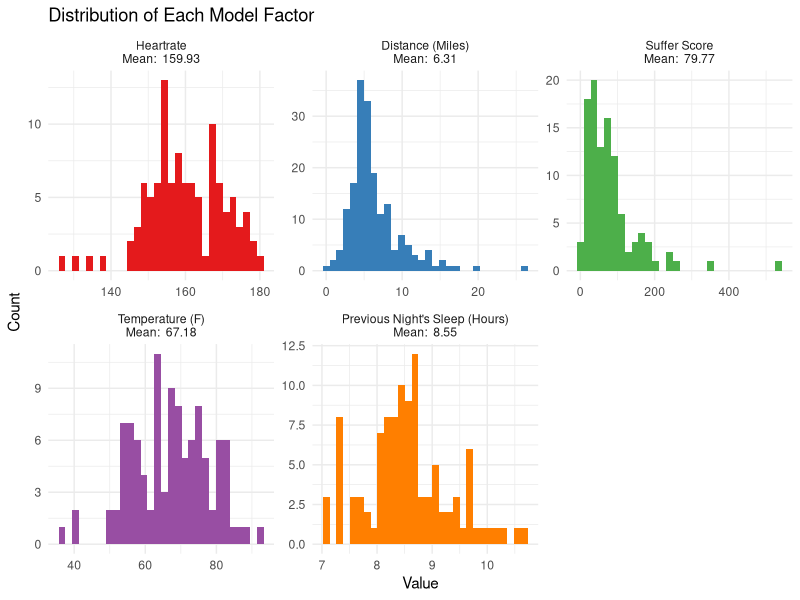
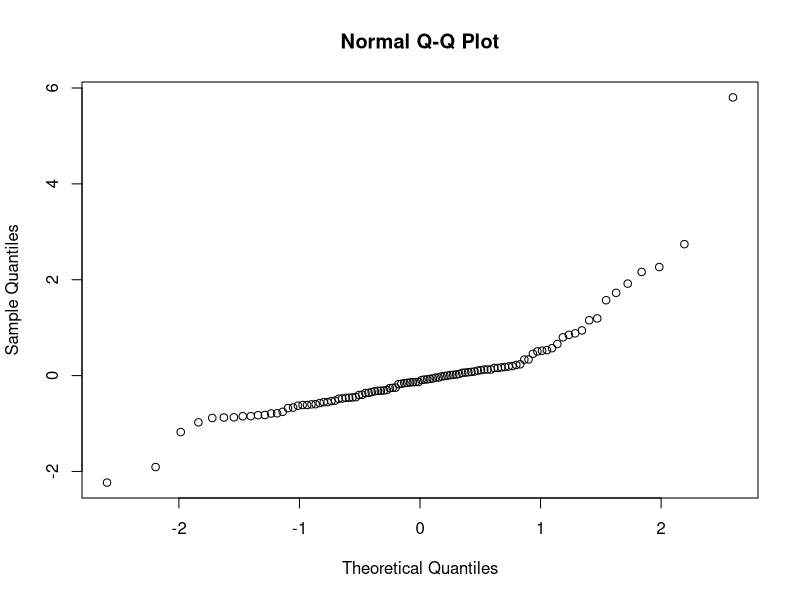
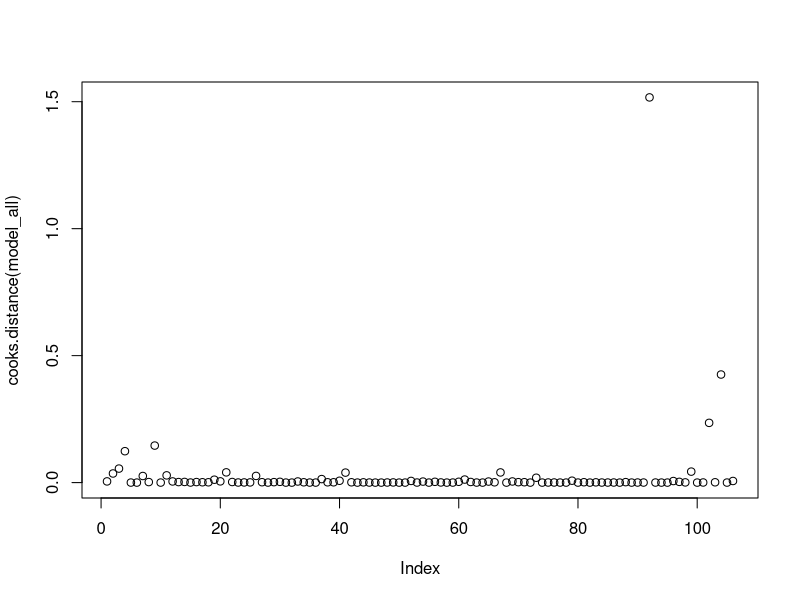
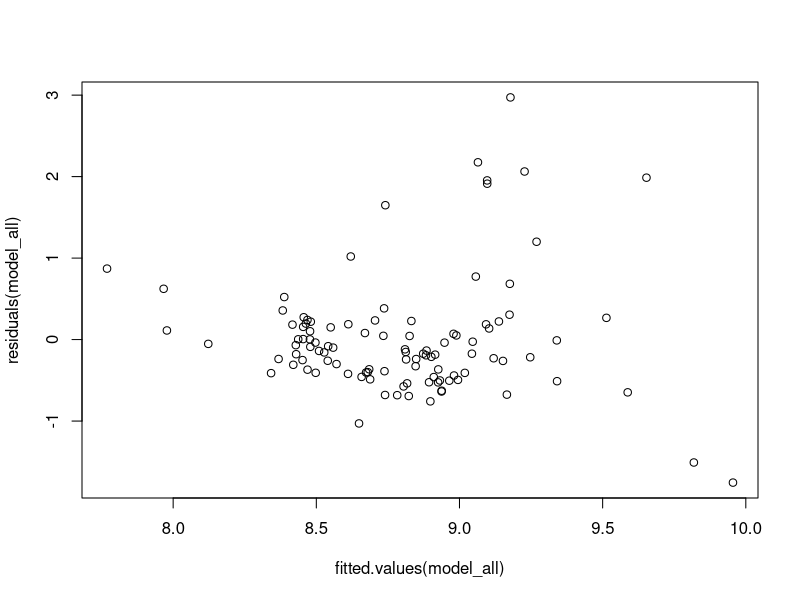
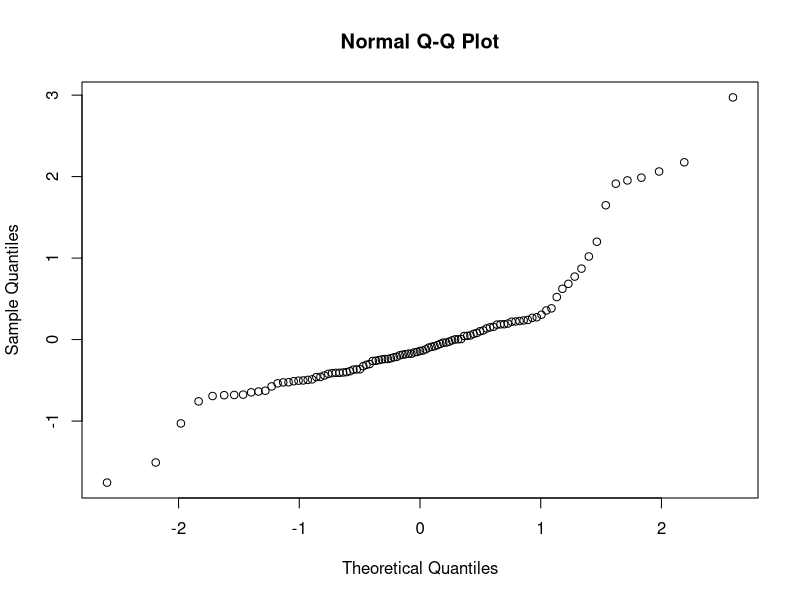
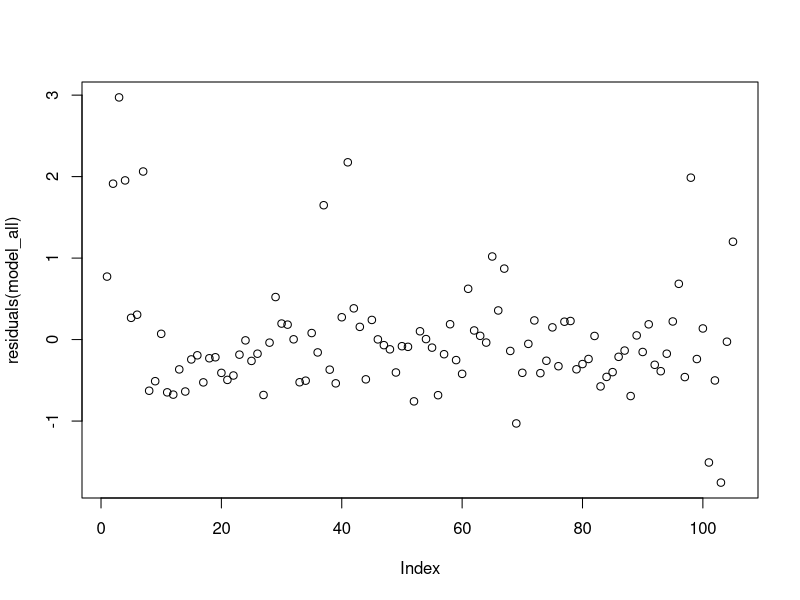
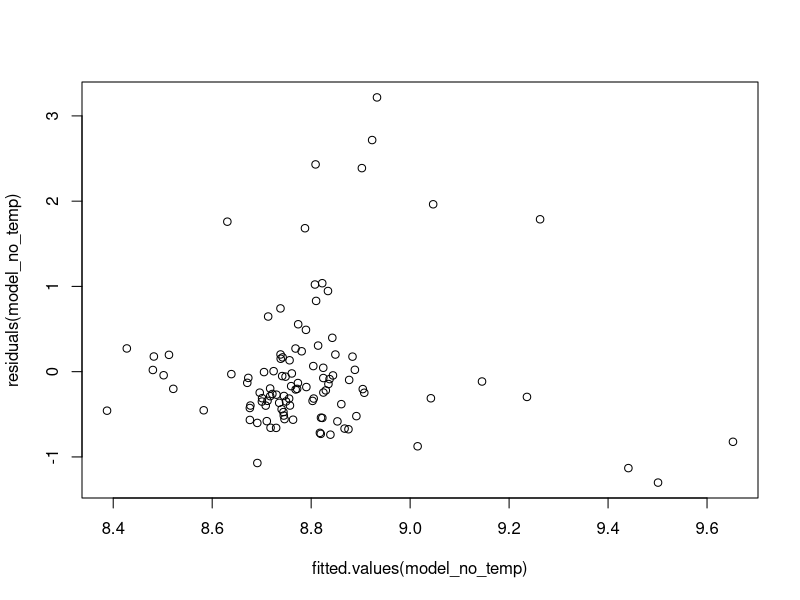
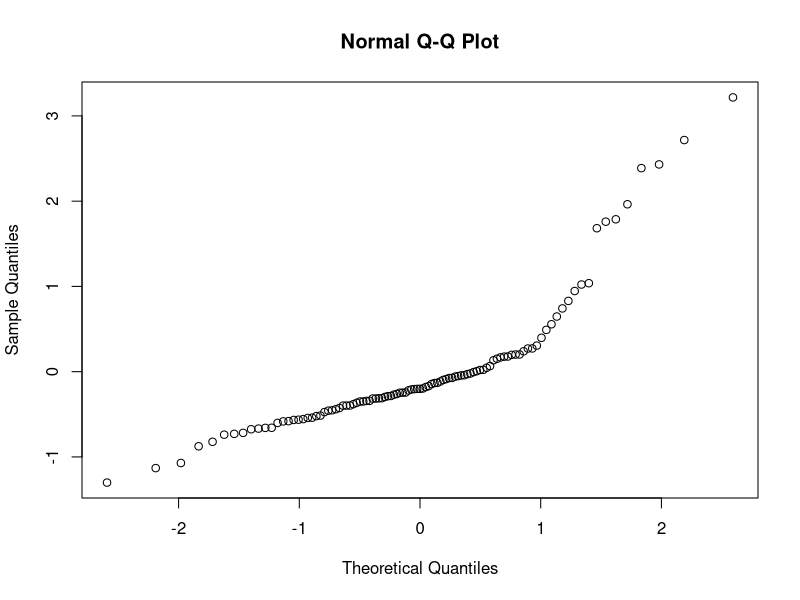

Recreate these plots in R, in order.
## ---- chunk 1
knitr::opts_chunk$set(echo = TRUE)
## ---- chunk 2
library(tidyverse)
library(RColorBrewer)
## ---- chunk 3
strava <- read.csv("data/strava.csv")

# drop unneeded columns
drop <- names(strava) %in% c("athlete.id", "athlete.resource_state", "commute",
                         "display_hide_heartrate_option", "flagged", "from_accepted_tag", "has_heartrate", "has_kudoed",
                         "heartrate_opt_out", "manual", "map.id", "map.resource_state",
                         "photo_count", "private", "resource_state",
                         "start_date_local", "timezone", "total_photo_count", "trainer",
                         "utc_offset", "visibility", "average_watts", "device_watts",
                         "end_latlng1", "end_latlng2", "external_id", "gear_id", "kilojoules",
                         "map.summary_polyline", "start_latlng1", "start_latlng2", "upload_id", "upload_id_str",
                         "type", "workout_type"
                         )
strava <- strava[!drop]

# filter to only running activities
runs <- strava %>% filter(sport_type=="Run")

# get number of observations
nrow(runs)
## ---- chunk 4
# adjust datatypes to numeric 
runs <- runs %>% mutate_at(c("average_cadence", "average_heartrate", "average_temp", "average_speed", "max_heartrate", "pr_count", "suffer_score"), as.numeric, na.rm=TRUE)

# convert units
runs <- runs %>% mutate(distance_miles=distance/1.609, # distance is originally in km; convert to miles
                        temp_f=average_temp*9/5 +32, # temp is originally in C; convert to F
                        elapsed_time_min=elapsed_time/60, # time is originally in seconds; convert to minutes
                        moving_time_min=moving_time/60,
                        average_speed_mpm=round(96.56064/average_speed,2), # speed is in km/hour, we want miles/min
                        max_speed_mpm=round(96.56064/max_speed,2),
                        total_elev_gain_ft=total_elevation_gain*3.281, # elevation is in meters, we want feet
                        elev_high_ft=elev_high*3.281,
                        elev_low_ft=elev_low*3.281
                        )
# split out minutes and hours into a more typical running pace format, for readability
runs <- runs %>% separate(average_speed_mpm, into=c("average_speed_mins", "average_speed_secs"), remove=FALSE)
runs <- runs %>% separate(max_speed_mpm, into=c("max_speed_mins", "max_speed_secs"), remove=FALSE)
runs <- runs %>% mutate(average_speed_mins=as.numeric(average_speed_mins),
                        max_speed_mins=as.numeric(max_speed_mins),
                        max_speed_secs=as.numeric(formatC(round(as.numeric(max_speed_secs)/100*60,2),width=2,format="d",flag="0")),
                        average_speed_secs=as.numeric(formatC(round(as.numeric(average_speed_secs)/100*60,2),width=2,format="d",flag="0")))
## ---- chunk 5
sleep <- read.csv("data/sleep/2021-06-23_2021-10-01_97013065_sleepData.csv")
sleep <- rbind(sleep, read.csv("data/sleep/2021-10-01_2022-01-09_97013065_sleepData.csv"))
sleep <- rbind(sleep, read.csv("data/sleep/2022-01-09_2022-04-19_97013065_sleepData.csv"))
sleep <- rbind(sleep, read.csv("data/sleep/2022-04-19_2022-07-28_97013065_sleepData.csv"))

drop <- names(sleep) %in% c("sleepWindowConfirmationType", "retro")
sleep <- sleep[!drop]
## ---- chunk 6
sleep <- sleep %>% 
  mutate(totalSleepHours=(sleep$deepSleepSeconds + sleep$lightSleepSeconds + sleep$remSleepSeconds + sleep$unmeasurableSeconds)/60/60)
## ---- chunk 7
runs$calendarDate <- as.Date(runs$start_date) # get just the date (not time) of the run
sleep$calendarDate <- as.Date(sleep$calendarDate) # convert to Date datatype

# join sleep data to run dataframe
runs <- runs %>% left_join(sleep, by="calendarDate")
## ---- chunk 8
# create nicer titles for each facet
var_names <- c(`average_heartrate` = c(paste("Heartrate\nMean: ", round(mean(runs$average_heartrate,na.rm=TRUE),2))),
               `distance_miles` = c(paste("Distance (Miles)\nMean: ", round(mean(runs$distance_miles,na.rm=TRUE),2))), 
               `suffer_score` = c(paste("Suffer Score\nMean: ", round(mean(runs$suffer_score,na.rm=TRUE),2))),
               `temp_f` = c(paste("Temperature (F)\nMean: ", round(mean(runs$temp_f,na.rm=TRUE),2))),
               `totalSleepHours` = c(paste("Previous Night's Sleep (Hours)\nMean: ", round(mean(runs$totalSleepHours,na.rm=TRUE),2))))

runs %>% 
  select(c("average_speed_mpm","distance_miles", "suffer_score", "average_heartrate", "temp_f", "totalSleepHours")) %>% 
  pivot_longer(!average_speed_mpm,names_to="Variable",values_to="Value") %>% 
  ggplot(aes(x=Value,fill=Variable)) + 
  geom_histogram() +
  scale_fill_manual(values=brewer.pal(n=5,name="Set1")) +
  facet_wrap(~Variable, scales="free", labeller = as_labeller(var_names)) +
  labs(title="Distribution of Each Model Factor", y="Count") +
  theme_minimal() +
  theme(legend.position="none")
## ---- chunk 9
model_all <- lm(average_speed_mpm ~ distance_miles + suffer_score + average_heartrate + temp_f, data=runs)
summary(model_all)
qqnorm(residuals(model_all))

# find influential points
cooksd <- cooks.distance(model_all)
plot(cooks.distance(model_all))
influential <- as.numeric(names(cooksd)[(cooksd > 1)])
# look at this line in the data set
runs[influential,]

# remove the most influential point
runs <- runs[-influential,]

# re-run the model
model_all <- lm(average_speed_mpm ~ distance_miles + suffer_score + average_heartrate + temp_f, data=runs)
summary(model_all)
## ---- chunk 10
# plot residuals vs fitted values
plot(x=fitted.values(model_all), y=residuals(model_all))

# qq plot of residuals
qqnorm(residuals(model_all))

# plot residuals in order
plot(residuals(model_all))

## ---- chunk 11
model_no_temp <- lm(average_speed_mpm ~ distance_miles + suffer_score + average_heartrate, data=runs)
summary(model_no_temp)
## ---- chunk 12
# plot residuals vs fitted values
plot(x=fitted.values(model_no_temp), y=residuals(model_no_temp))

# qq plot of residuals
qqnorm(residuals(model_no_temp))

# plot residuals in order
plot(residuals(model_no_temp))
## ---- chunk 13
AIC(model_all,model_no_temp)
## ---- chunk 14
model_sleep <- lm(average_speed_mpm ~ distance_miles + suffer_score + average_heartrate + temp_f + totalSleepHours, data=runs)

summary(model_sleep)
## ---- chunk 15
# plot residuals vs fitted values
plot(x=fitted.values(model_sleep), y=residuals(model_sleep))

# qq plot of residuals
qqnorm(residuals(model_sleep))

# plot residuals in order
plot(residuals(model_sleep))
## ---- chunk 16
AIC(model_all,model_sleep)
## ---- chunk 17
var_names <- c(`average_heartrate` = "Heartrate",
               `distance_miles` = "Distance (Miles)", 
               `suffer_score` = "Suffer Score",
               `temp_f` = "Temperature (F)",
               `totalSleepHours` = "Previous Night's Sleep (Hours)")


runs %>% 
  select(c("average_speed_mpm","distance_miles", "suffer_score", "average_heartrate", "temp_f", "totalSleepHours")) %>% 
  pivot_longer(!average_speed_mpm,names_to="Variable",values_to="Value") %>% 
  ggplot(aes(x=Value,y=average_speed_mpm,color=Variable)) + 
  geom_jitter(alpha=.5) +
  geom_smooth(aes(fill=Variable), alpha=.2, method=lm) +
  scale_color_manual(values=brewer.pal(n=5,name="Set1")) +
  scale_fill_manual(values=brewer.pal(n=5,name="Set1")) +
  facet_wrap(~Variable, scales="free_x", labeller = as_labeller(var_names)) +
  labs(title="Relationship of Each Model Factor with Running Pace", y="Pace (Miles per Minute)") +
  theme_minimal() +
  theme(legend.position="none")



## ---- chunk 18
runs <- runs %>% mutate(month=as.integer(format(runs$calendarDate, "%m")))
winter <- c(12,1,2)
spring <- c(3,4,5)
summer <- c(6,7,8)
fall <- c(9,10,11)
runs <- runs %>% mutate(season=case_when(month %in% winter ~ "Winter",
                                 month %in% spring ~ "Spring",
                                 month %in% summer ~ "Summer",
                                 month %in% fall ~ "Fall"),
                        season=factor(season))
## ---- chunk 19
runs %>% 
  group_by(season) %>% 
  summarize(mean_pace=mean(average_speed_mpm),
            mean_temp=mean(temp_f,na.rm=TRUE)) %>% 
  ggplot(aes(x=season,y=mean_pace)) +
  geom_bar(stat="identity") +
  labs(title="Mean Running Pace Across Seasons", x="Season", y="Pace") +
  theme_minimal() +
  theme(plot.title=element_text(hjust=0.5))

runs %>% ggplot(aes(x=average_speed_mpm)) +
  geom_dotplot(binwidth=.1,aes(fill=season)) 
  
runs %>% ggplot(aes(x=season,y=average_speed_mpm)) +
  geom_dotplot(binaxis = "y", stackdir = "center", binwidth=.1, aes(fill=season))


fall_color <- brewer.pal(n=9,name="PuOr")[2]
winter_color <- brewer.pal(n=9,name="RdGy")[7]
spring_color <- brewer.pal(n=9,name="RdYlGn")[8]
summer_color <- brewer.pal(n=9,name="Spectral")[6]


runs %>% ggplot(aes(x=season, y=average_speed_mpm)) +
  geom_violin(trim=FALSE, aes(fill=season)) +
  xlim(limits=c("Fall", "Winter", "Spring", "Summer")) +
  scale_fill_manual(values=c(fall_color,spring_color,summer_color,winter_color),guide="none") +
  stat_summary(fun="mean", geom="pointrange", color="black") +
  labs(title="Running Pace by Season",x="Season", y="Pace (Minutes per Mile)") +
  #geom_dotplot(binaxis='y', stackdir='center', dotsize=1, alpha=.3) +
  geom_jitter(shape=16, position=position_jitter(0.2), alpha=.3) +
  theme_minimal()

# gradient fill - https://stackoverflow.com/questions/41087157/gradient-fill-violin-plots-using-ggplot2

## ---- chunk 20
season_model <- aov(runs$average_speed_mpm ~ runs$season)
anova(season_model)
qqnorm(residuals(season_model))
